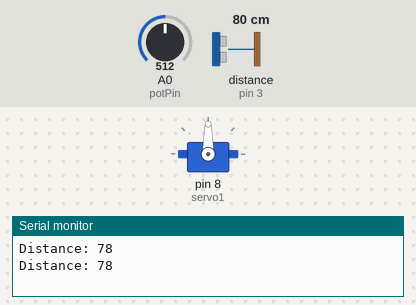
Recording of a sketch running on a simulated Arduino Uno, built with avr-gcc and run on an emulated ATmega328P. Parts: servo, the last lines printed to the serial monitor. Wiring (inferred from the names in the program): ultrasonic range finder: trigger pin 5; echo pin 3. The inputs (shaded band) are chosen by the test bench; at power-on: distance to the obstacle (sensor on pin 3) 80 cm, A0 (potPin) = 512. The echo pulse lasts 58.3 µs per cm.

Above: at 1.2 s.
1.3 s: distance to the obstacle (sensor on pin 3) set to 23 cm
4.3 s: distance to the obstacle (sensor on pin 3) set to 19 cm
At 7.85 s:
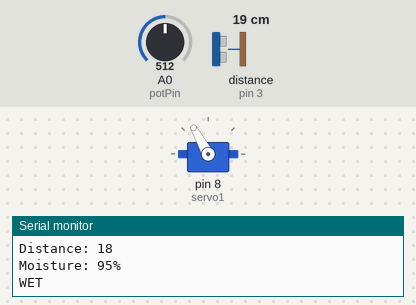
At 9.2 s:
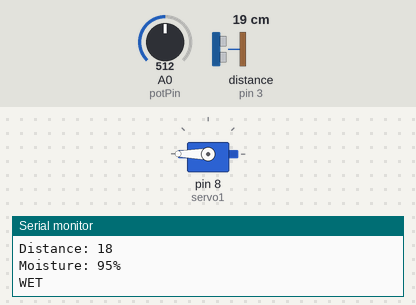
Timing chart, 0 to 14.6 s (numbered marks = the images above; inputs shaded):
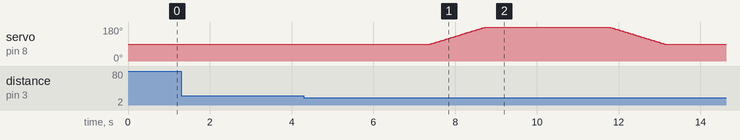

The sketch:

wastefinal.ino
```cpp
#include <Servo.h>

Servo servo1;
const int trigPin = 5;//ultrasonic
const int echoPin = 3;
long duration;
int distance = 0;
int potPin = A0; // Input pin for the soil moisture sensor
int soil = 0;
int fsoil = 0;
int servoPos = 90; // Initial servo position

void setup()
{
  Serial.begin(9600);
  pinMode(trigPin, OUTPUT);
  pinMode(echoPin, INPUT);
  servo1.attach(8);
  servo1.write(servoPos); // Set servo to neutral position at startup
}

void loop()
{
  distance = 0; // Reset distance value at the start of each loop

  // Measure distance using the ultrasonic sensor
  for (int i = 0; i < 2; i++)
  {
    digitalWrite(trigPin, LOW);
    delayMicroseconds(7);
    digitalWrite(trigPin, HIGH);
    delayMicroseconds(10);
    digitalWrite(trigPin, LOW);
    delayMicroseconds(10);
    duration = pulseIn(echoPin, HIGH);
    distance += duration * 0.034 / 2;
    delay(10);
  }
  distance = distance / 2;
  Serial.print("Distance: ");
  Serial.println(distance);

  if (distance < 20 && distance > 1)
  {
    delay(1000);
    soil = 0; // Reset soil value at the start of each reading
    fsoil = 0; // Reset fsoil value at the start of each reading

    // Read and average soil moisture values
    for (int i = 0; i < 3; i++)
    {
      soil = analogRead(potPin);
      soil = constrain(soil, 485, 1023);
      fsoil += map(soil, 485, 1023, 100, 0);
      delay(75);
    }
    fsoil = fsoil / 3;
    Serial.print("Moisture: ");
    Serial.print(fsoil);
    Serial.println("%");

    if (fsoil > 50)
    {
      delay(1000);
      Serial.println("WET");
      rotateServo(180); // Move servo to 180 degrees slowly
      delay(3000);
    }
    else
    {
      delay(1000);
      Serial.println("DRY");
      rotateServo(0); // Move servo to 0 degrees slowly
      delay(3000);
    }

    rotateServo(90); // Reset servo to 90 degrees slowly
  }

  // Reset distance and fsoil values
  distance = 0;
  fsoil = 0;
  delay(1000);
}

// Function to rotate servo slowly to the desired position
void rotateServo(int targetPos)
{
  int increment = 1; // Degree increments
  int delayTime = 15; // Delay between each increment (controls speed)

  if (targetPos > servoPos)
  {
    for (int newPos = servoPos; newPos <= targetPos; newPos += increment)
    {
      servo1.write(newPos); // Move servo to new position
      delay(delayTime); // Wait for the servo to reach the position
      servoPos = newPos; // Update current servo position
    }
  }
  else if (targetPos < servoPos)
  {
    for (int newPos = servoPos; newPos >= targetPos; newPos -= increment)
    {
      servo1.write(newPos); // Move servo to new position
      delay(delayTime); // Wait for the servo to reach the position
      servoPos = newPos; // Update current servo position
    }
  }
}
```

Measured:
- the behaviour switches between 21 and 20 cm on distance to the obstacle (sensor on pin 3) (found by bisection; images 0 and 1)
- after the input at 4.3 s, servo on pin 8 (servo1): rises from 90° to 180° in 1.4 s, then falls to 90° in 4.4 s
